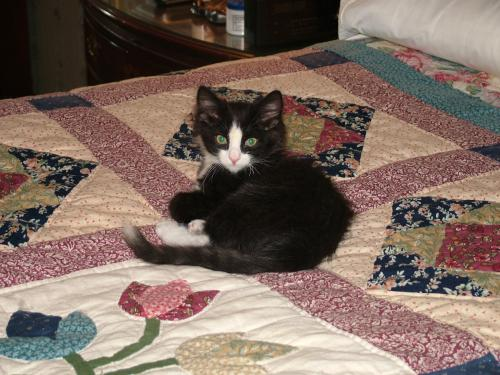
#> input picture dataset/cat.48.jpg, 500 x 375 px; its folder holds 4 pictures in this run
$ python svm_classifier.py
#> lines starting #> are read from the running program, lines starting #| are printed output that depends on the picture
#!/usr/bin/env python3
"""
PRODIGY INFOTECH - Machine Learning Internship
Task-03: Image Classification using Support Vector Machine (SVM)
================================================================

Objective: Build a binary classifier to distinguish between cats and dogs
using Support Vector Machines.

Dataset: Kaggle - Dogs vs Cats Competition
Source: https://www.kaggle.com/c/dogs-vs-cats/data

Author: Shashank Gupta
Date: 2026
"""

import os
import sys
import cv2
import numpy as np
import matplotlib.pyplot as plt
from sklearn.model_selection import train_test_split
from sklearn.svm import SVC
from sklearn.metrics import classification_report, accuracy_score, confusion_matrix
import random

# Configuration
CONFIG = {
    'dataset_dir': 'dataset/',
    'output_dir': 'output/',
    'target_image_size': 64,
    'test_split': 0.2,
    'random_state': 42,
    'svm_kernel': 'linear'
}

def load_and_preprocess_images(directory, target_size):
    """
    Load images from directory and preprocess for classification.

    Args:
        directory: Path to folder containing images
        target_size: Target image dimension (square)

    Returns:
        Tuple of (feature_vectors, labels, filenames)
    """
#> called with directory = 'dataset/', target_size = 64
    feature_vectors = []
    labels = []
    filenames = []

    print("[LOADING] Reading images from dataset folder...")

    try:
        image_files = os.listdir(directory)
        if not image_files:
            raise FileNotFoundError(f"No images found in {directory}")

        for idx, img_name in enumerate(image_files, 1):
            img_path = os.path.join(directory, img_name)

            # Read image in grayscale
            img = cv2.imread(img_path, cv2.IMREAD_GRAYSCALE)
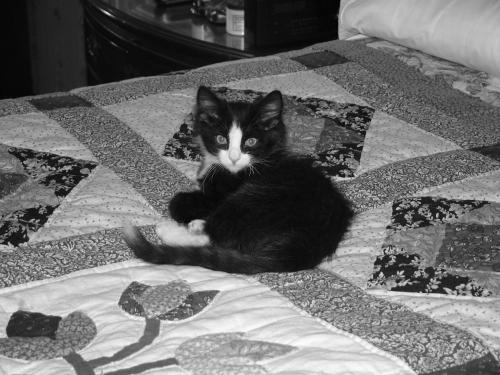
#> img: shape (375, 500); min 0, max 255, mean 109.8
            if img is None:
                print(f"   [SKIPPED] Invalid image: {img_name}")
                continue

            # Resize to target dimensions
            img_resized = cv2.resize(img, (target_size, target_size))
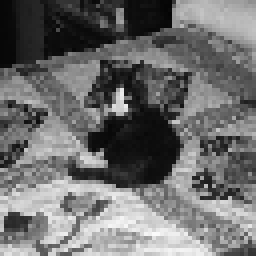
#> img_resized: shape (64, 64) (shown 4 times larger); min 4, max 251, mean 109.9

            # Flatten to 1D vector
            feature_vector = img_resized.flatten()
#> feature_vector = 4096 values, max 251 at index 3750, min 4 at index 234, mean 109.9
            feature_vectors.append(feature_vector)
            filenames.append(img_name)

            # Label assignment based on filename
            if 'cat' in img_name.lower():
                labels.append(0)  # Class 0: Cat
            elif 'dog' in img_name.lower():
                labels.append(1)  # Class 1: Dog
            else:
                print(f"   [WARNING] Unclear label: {img_name}")
#> pass 2 of the loop in load_and_preprocess_images, `for idx, img_name in enumerate(image_files, 1):`:
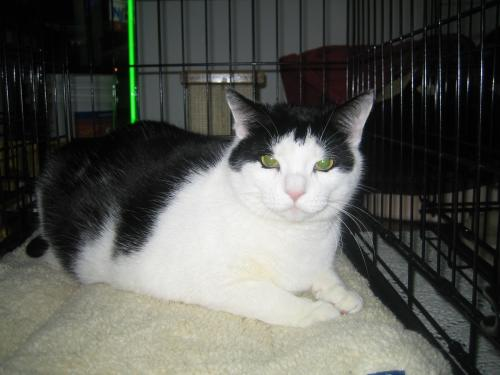
#> input picture dataset/cat.49.jpg, 500 x 375 px
#> in load_and_preprocess_images, `img = cv2.imread(img_path, cv2.IMREAD_GRAYSCALE)`:
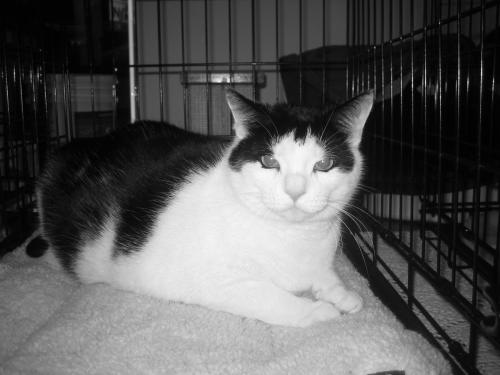
#> img: shape (375, 500); min 0, max 252, mean 87.7
#> in load_and_preprocess_images, `img_resized = cv2.resize(img, (target_size, target_size))`:
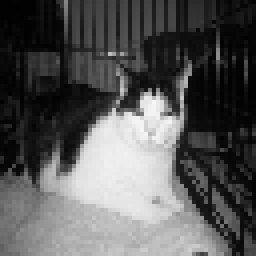
#> img_resized: shape (64, 64) (shown 4 times larger); min 0, max 247, mean 87.1
#> feature_vector = 4096 values, max 247 at index 1638, min 0 at index 1541, mean 87.11
#> pass 3 of the loop in load_and_preprocess_images, `for idx, img_name in enumerate(image_files, 1):`:
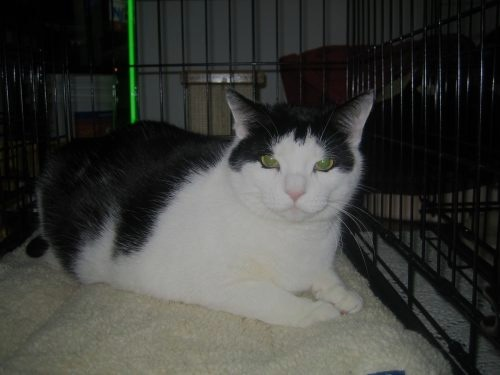
#> input picture dataset/cat.aug_cat_brightness_down.jpg, 500 x 375 px
#> in load_and_preprocess_images, `img_resized = cv2.resize(img, (target_size, target_size))`:
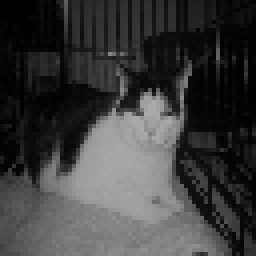
#> img_resized: shape (64, 64) (shown 4 times larger); min 0, max 173, mean 60.3
#> feature_vector = 4096 values, max 173 at index 1638, min 0 at index 8, mean 60.3
#> the loop made 4 passes; the first 3 are shown

    except FileNotFoundError as e:
        print(f"[ERROR] {e}")
        sys.exit(1)

    return np.array(feature_vectors), np.array(labels), filenames

# ========== Load and Preprocess Dataset ==========
X, y, filenames = load_and_preprocess_images(CONFIG['dataset_dir'], CONFIG['target_image_size'])

if len(X) == 0:
    print("[ERROR] No images loaded. Exiting.")
    sys.exit(1)

print(f"[SUCCESS] Loaded {len(X)} images")
print(f"   - Feature vector shape: {X[0].shape}")
#|    - Feature vector shape: (4096,)
print(f"   - Class distribution: {np.bincount(y)}")

# ========== Data Splitting ==========
print("\n[SPLITTING] Dividing data into training and testing sets...")
X_train, X_test, y_train, y_test = train_test_split(
    X, y,
    test_size=CONFIG['test_split'],
    random_state=CONFIG['random_state']
)
print(f"[SUCCESS] Training samples: {len(X_train)}, Testing samples: {len(X_test)}")

# ========== Train SVM Classifier ==========
print("\n[TRAINING] Training SVM classifier (this may take a moment)...")
classifier = SVC(kernel=CONFIG['svm_kernel'], C=1.0)
#> (the run stopped early here; a loop or call above may not have finished)
